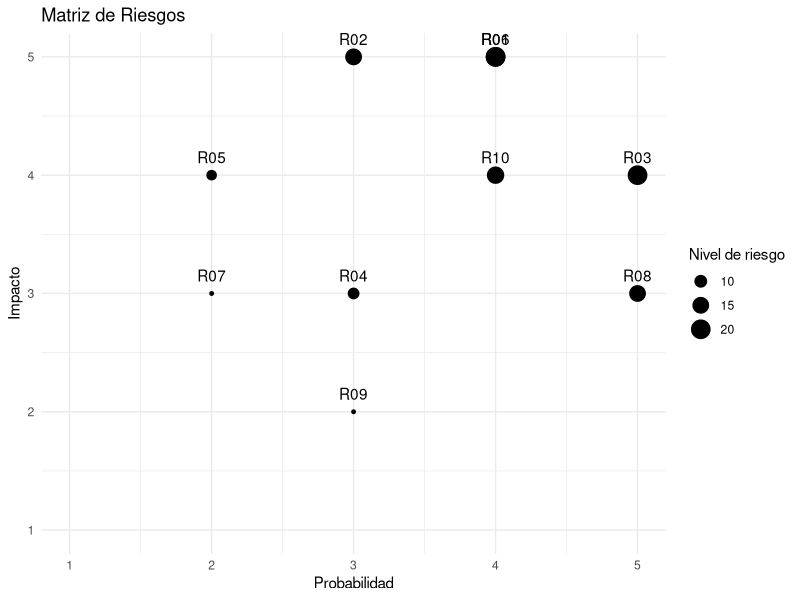
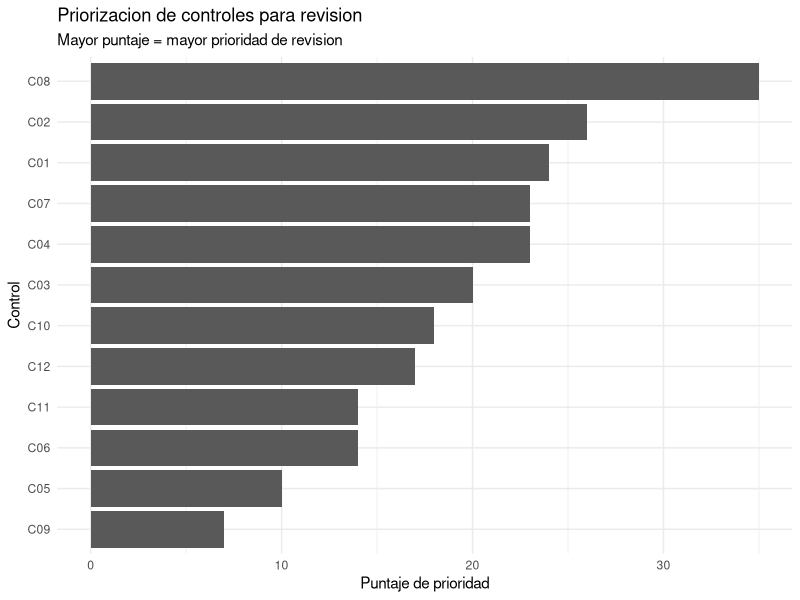

Write the R code that produced these figures, in order.
# ============================================================
# FINANZAS EN R - ENTREGA 02
# MVP: Revision y priorizacion de riesgos y controles
# Alumno: Gonzalo Gallardo
#
# ============================================================


# ------------------------------------------------------------
# 1. PAQUETES
# ------------------------------------------------------------

paquetes <- c("dplyr", "ggplot2", "stringr")

faltantes <- paquetes[
  !sapply(paquetes, requireNamespace, quietly = TRUE)
]

if (length(faltantes) > 0) {
  install.packages(faltantes)
}

library(dplyr)
library(ggplot2)
library(stringr)


# ------------------------------------------------------------
# 2. BASE SIMULADA DE RIESGOS
# ------------------------------------------------------------

riesgos <- data.frame(
  
  id_riesgo = paste0("R", sprintf("%02d", 1:10)),
  
  descripcion_riesgo = c(
    "Errores en el procesamiento de transacciones",
    "Acceso no autorizado a sistemas",
    "Interrupcion de servicios tecnologicos",
    "Errores en conciliaciones operativas",
    "Incumplimiento de procedimientos internos",
    "Perdida de informacion relevante",
    "Errores en reportes operacionales",
    "Fallas en procesos manuales",
    "Incumplimiento de plazos operativos",
    "Registro incorrecto de operaciones"
  ),
  
  probabilidad = c(4, 3, 5, 3, 2, 4, 2, 5, 3, 4),
  
  impacto = c(5, 5, 4, 3, 4, 5, 3, 3, 2, 4),
  
  stringsAsFactors = FALSE
)


# ------------------------------------------------------------
# 3. CALCULO DEL NIVEL DE RIESGO
# ------------------------------------------------------------

riesgos <- riesgos %>%
  mutate(
    puntaje_riesgo = probabilidad * impacto,
    
    nivel_riesgo = case_when(
      puntaje_riesgo >= 20 ~ "Critico",
      puntaje_riesgo >= 10 ~ "Alto",
      puntaje_riesgo >= 5  ~ "Medio",
      TRUE ~ "Bajo"
    )
  )


# ------------------------------------------------------------
# 4. BASE SIMULADA DE CONTROLES
# ------------------------------------------------------------

controles <- data.frame(
  
  id_control = paste0("C", sprintf("%02d", 1:12)),
  
  id_riesgo = c(
    "R01", "R01", "R02", "R03",
    "R04", "R05", "R06", "R06",
    "R07", "R08", "R09", "R10"
  ),
  
  descripcion_control = c(
    "Revision diaria de transacciones procesadas",
    "Conciliacion de operaciones",
    "Revision periodica de accesos",
    "Monitoreo de disponibilidad de sistemas",
    "Revision de conciliaciones",
    "Revision de cumplimiento de procedimientos",
    "Respaldo periodico de informacion",
    "Validacion de recuperacion de respaldos",
    "Revision de reportes antes de su envio",
    "Validacion de procesos manuales",
    "Seguimiento de plazos operativos",
    "Revision de registros de operaciones"
  ),
  
  tipo_control = c(
    "Detectivo", "Detectivo", "Preventivo", "Detectivo",
    "Detectivo", "Preventivo", "Preventivo", "Detectivo",
    "Preventivo", "Detectivo", "Preventivo", "Detectivo"
  ),
  
  ejecucion = c(
    "Manual", "Manual", "Automatizado", "Automatizado",
    "Manual", "Manual", "Automatizado", "Manual",
    "Manual", "Manual", "Automatizado", "Manual"
  ),
  
  frecuencia = c(
    "Diaria", "Mensual", "Mensual", "Diaria",
    "Mensual", "Trimestral", "Diaria", "Trimestral",
    "Mensual", "Semanal", "Diaria", "Mensual"
  ),
  
  evidencia = c(
    "Si", "Si", "No", "Si",
    "Si", "No", "Si", "No",
    "Si", "Si", "No", "Si"
  ),
  
  resultado_revision = c(
    "Satisfactorio",
    "Con observaciones",
    "Con observaciones",
    "Satisfactorio",
    "Satisfactorio",
    "Con observaciones",
    "Satisfactorio",
    "Deficiente",
    "Satisfactorio",
    "Con observaciones",
    "Deficiente",
    "Satisfactorio"
  ),
  
  plan_accion = c(
    "No", "Si", "Si", "No",
    "No", "Si", "No", "Si",
    "No", "Si", "Si", "No"
  ),
  
  estado_plan = c(
    "No aplica",
    "En proceso",
    "Pendiente",
    "No aplica",
    "No aplica",
    "Pendiente",
    "No aplica",
    "Vencido",
    "No aplica",
    "En proceso",
    "Pendiente",
    "No aplica"
  ),
  
  stringsAsFactors = FALSE
)


# ------------------------------------------------------------
# 5. VALIDACION BASICA DE LOS DATOS
# ------------------------------------------------------------

cat("\n========================================\n")
cat("VALIDACION DE DATOS\n")
cat("========================================\n")

cat("Cantidad de riesgos:", nrow(riesgos), "\n")
cat("Cantidad de controles:", nrow(controles), "\n")

cat(
  "Valores faltantes en riesgos:",
  sum(is.na(riesgos)),
  "\n"
)

cat(
  "Valores faltantes en controles:",
  sum(is.na(controles)),
  "\n"
)

# Validar que probabilidad e impacto esten entre 1 y 5

if (any(!riesgos$probabilidad %in% 1:5)) {
  stop("Existen probabilidades fuera de la escala 1 a 5.")
}

if (any(!riesgos$impacto %in% 1:5)) {
  stop("Existen impactos fuera de la escala 1 a 5.")
}


# ------------------------------------------------------------
# 6. VALIDACION DE ASOCIACION RIESGO - CONTROL
# ------------------------------------------------------------

controles <- controles %>%
  mutate(
    riesgo_valido = id_riesgo %in% riesgos$id_riesgo
  )

if (any(!controles$riesgo_valido)) {
  warning("Existen controles asociados a riesgos inexistentes.")
}


# Riesgos sin controles asociados

riesgos_sin_control <- riesgos %>%
  anti_join(
    controles,
    by = "id_riesgo"
  )

cat(
  "Riesgos sin controles asociados:",
  nrow(riesgos_sin_control),
  "\n"
)


# ------------------------------------------------------------
# 7. UNION DE RIESGOS Y CONTROLES
# ------------------------------------------------------------

base_revision <- riesgos %>%
  left_join(
    controles,
    by = "id_riesgo"
  )


# ------------------------------------------------------------
# 8. GENERACION DE ALERTAS
# ------------------------------------------------------------

base_revision <- base_revision %>%
  mutate(
    
    alerta_riesgo_critico =
      if_else(nivel_riesgo == "Critico", 1, 0),
    
    alerta_sin_evidencia =
      if_else(evidencia == "No", 1, 0),
    
    alerta_revision =
      if_else(
        resultado_revision != "Satisfactorio",
        1,
        0
      ),
    
    alerta_deficiente =
      if_else(
        resultado_revision == "Deficiente",
        1,
        0
      ),
    
    alerta_plan_vencido =
      if_else(estado_plan == "Vencido", 1, 0),
    
    alerta_manual =
      if_else(ejecucion == "Manual", 1, 0)
  )


# ------------------------------------------------------------
# 9. PUNTAJE DE PRIORIDAD
# ------------------------------------------------------------
#
# El nivel de riesgo constituye la base de la priorizacion.
# Se agregan puntos cuando existen condiciones que requieren
# mayor atencion por parte del analista.
#
# ------------------------------------------------------------

base_revision <- base_revision %>%
  mutate(
    
    puntaje_prioridad =
      puntaje_riesgo +
      alerta_riesgo_critico * 3 +
      alerta_sin_evidencia * 3 +
      alerta_revision * 2 +
      alerta_deficiente * 3 +
      alerta_plan_vencido * 3 +
      alerta_manual * 1,
    
    prioridad = case_when(
      puntaje_prioridad >= 25 ~ "Alta",
      puntaje_prioridad >= 15 ~ "Media",
      TRUE ~ "Baja"
    )
  )


# ------------------------------------------------------------
# 10. EXPLICACION DE LAS ALERTAS
# ------------------------------------------------------------

base_revision <- base_revision %>%
  rowwise() %>%
  mutate(
    
    alertas = paste(
      
      c(
        if (alerta_riesgo_critico == 1)
          "Riesgo critico",
        
        if (alerta_sin_evidencia == 1)
          "Control sin evidencia",
        
        if (alerta_revision == 1)
          "Revision con observaciones",
        
        if (alerta_deficiente == 1)
          "Resultado deficiente",
        
        if (alerta_plan_vencido == 1)
          "Plan de accion vencido",
        
        if (alerta_manual == 1)
          "Control manual"
      ),
      
      collapse = "; "
    )
    
  ) %>%
  ungroup()


# Cuando no existen alertas

base_revision$alertas[
  base_revision$alertas == ""
] <- "Sin alertas adicionales"


# ------------------------------------------------------------
# 11. TABLA FINAL PRIORIZADA
# ------------------------------------------------------------

resultado_final <- base_revision %>%
  select(
    id_riesgo,
    descripcion_riesgo,
    probabilidad,
    impacto,
    puntaje_riesgo,
    nivel_riesgo,
    id_control,
    descripcion_control,
    tipo_control,
    ejecucion,
    frecuencia,
    evidencia,
    resultado_revision,
    plan_accion,
    estado_plan,
    alertas,
    puntaje_prioridad,
    prioridad
  ) %>%
  arrange(
    desc(puntaje_prioridad),
    desc(puntaje_riesgo)
  )


cat("\n========================================\n")
cat("RESULTADO FINAL PRIORIZADO\n")
cat("========================================\n")

print(resultado_final)


# ------------------------------------------------------------
# 12. RESUMEN DE PRIORIDADES
# ------------------------------------------------------------

resumen_prioridad <- resultado_final %>%
  count(prioridad) %>%
  arrange(desc(n))

cat("\n========================================\n")
cat("RESUMEN DE PRIORIDADES\n")
cat("========================================\n")

print(resumen_prioridad)


# ------------------------------------------------------------
# 13. RESUMEN DE RIESGOS
# ------------------------------------------------------------

resumen_riesgos <- riesgos %>%
  arrange(desc(puntaje_riesgo))

cat("\n========================================\n")
cat("RIESGOS ORDENADOS POR CRITICIDAD\n")
cat("========================================\n")

print(resumen_riesgos)


# ------------------------------------------------------------
# 14. MATRIZ DE RIESGOS
# ------------------------------------------------------------

matriz_riesgos <- ggplot(
  riesgos,
  aes(
    x = probabilidad,
    y = impacto
  )
) +
  geom_point(
    aes(size = puntaje_riesgo)
  ) +
  geom_text(
    aes(label = id_riesgo),
    vjust = -1
  ) +
  scale_x_continuous(
    breaks = 1:5,
    limits = c(1, 5)
  ) +
  scale_y_continuous(
    breaks = 1:5,
    limits = c(1, 5)
  ) +
  labs(
    title = "Matriz de Riesgos",
    x = "Probabilidad",
    y = "Impacto",
    size = "Nivel de riesgo"
  ) +
  theme_minimal()

print(matriz_riesgos)


# ------------------------------------------------------------
# 15. GRAFICO DE CONTROLES SEGUN PRIORIDAD
# ------------------------------------------------------------

grafico_prioridad <- ggplot(
  resultado_final,
  aes(
    x = reorder(id_control, puntaje_prioridad),
    y = puntaje_prioridad
  )
) +
  geom_col() +
  coord_flip() +
  labs(
    title = "Priorizacion de controles para revision",
    subtitle = "Mayor puntaje = mayor prioridad de revision",
    x = "Control",
    y = "Puntaje de prioridad"
  ) +
  theme_minimal()

print(grafico_prioridad)


# ------------------------------------------------------------
# 16. CONTROLES DE PRIORIDAD ALTA
# ------------------------------------------------------------

controles_prioridad_alta <- resultado_final %>%
  filter(prioridad == "Alta") %>%
  select(
    id_riesgo,
    id_control,
    nivel_riesgo,
    resultado_revision,
    evidencia,
    estado_plan,
    puntaje_prioridad,
    alertas
  )

cat("\n========================================\n")
cat("CONTROLES DE PRIORIDAD ALTA\n")
cat("========================================\n")

print(controles_prioridad_alta)


# ------------------------------------------------------------
# 17. VALIDACIONES FINALES DEL MVP
# ------------------------------------------------------------

cat("\n========================================\n")
cat("VALIDACIONES FINALES DEL MVP\n")
cat("========================================\n")

# 1. Identificadores unicos
stopifnot(!anyDuplicated(riesgos$id_riesgo))
stopifnot(!anyDuplicated(controles$id_control))

# 2. Escala y calculo del riesgo
stopifnot(all(riesgos$probabilidad %in% 1:5))
stopifnot(all(riesgos$impacto %in% 1:5))
stopifnot(all(
  riesgos$puntaje_riesgo == riesgos$probabilidad * riesgos$impacto
))

# 3. Asociacion riesgo-control
stopifnot(all(controles$id_riesgo %in% riesgos$id_riesgo))

riesgos_sin_control_validacion <- riesgos %>%
  anti_join(
    controles %>% distinct(id_riesgo),
    by = "id_riesgo"
  )

if (nrow(riesgos_sin_control_validacion) > 0) {
  warning(
    "Existen riesgos sin controles asociados: ",
    paste(riesgos_sin_control_validacion$id_riesgo, collapse = ", ")
  )
}

# 4. Coherencia de planes de accion
planes_inconsistentes <- controles %>%
  filter(
    (plan_accion == "No" & estado_plan != "No aplica") |
      (plan_accion == "Si" & estado_plan == "No aplica")
  )
stopifnot(nrow(planes_inconsistentes) == 0)

deficientes_sin_plan <- controles %>%
  filter(
    resultado_revision == "Deficiente",
    plan_accion != "Si"
  )
stopifnot(nrow(deficientes_sin_plan) == 0)

# 5. Integridad del resultado final
stopifnot(nrow(resultado_final) == nrow(controles))
stopifnot(!any(is.na(resultado_final$puntaje_prioridad)))
stopifnot(all(resultado_final$prioridad %in% c("Alta", "Media", "Baja")))

cat("OK - IDs de riesgos sin duplicados\n")
cat("OK - IDs de controles sin duplicados\n")
cat("OK - Probabilidad e impacto dentro de escala 1 a 5\n")
cat("OK - Puntajes de riesgo correctamente calculados\n")
cat("OK - Controles asociados a riesgos existentes\n")
cat("OK - Coherencia de planes de accion validada\n")
cat("OK - Resultados deficientes cuentan con plan de accion\n")
cat("OK - Puntajes y categorias de prioridad validos\n")


# ------------------------------------------------------------
# 18. RESUMEN FINAL DEL MVP
# ------------------------------------------------------------

cat("\n========================================\n")
cat("MVP EJECUTADO CORRECTAMENTE\n")
cat("========================================\n")
cat("Riesgos analizados:", nrow(riesgos), "\n")
cat("Controles analizados:", nrow(controles), "\n")
cat(
  "Riesgos con controles asociados:",
  length(unique(controles$id_riesgo)),
  "\n"
)
cat("Casos de prioridad Alta:", sum(resultado_final$prioridad == "Alta"), "\n")
cat("Casos de prioridad Media:", sum(resultado_final$prioridad == "Media"), "\n")
cat("Casos de prioridad Baja:", sum(resultado_final$prioridad == "Baja"), "\n")
cat("\nTodas las validaciones del MVP fueron superadas.\n")
